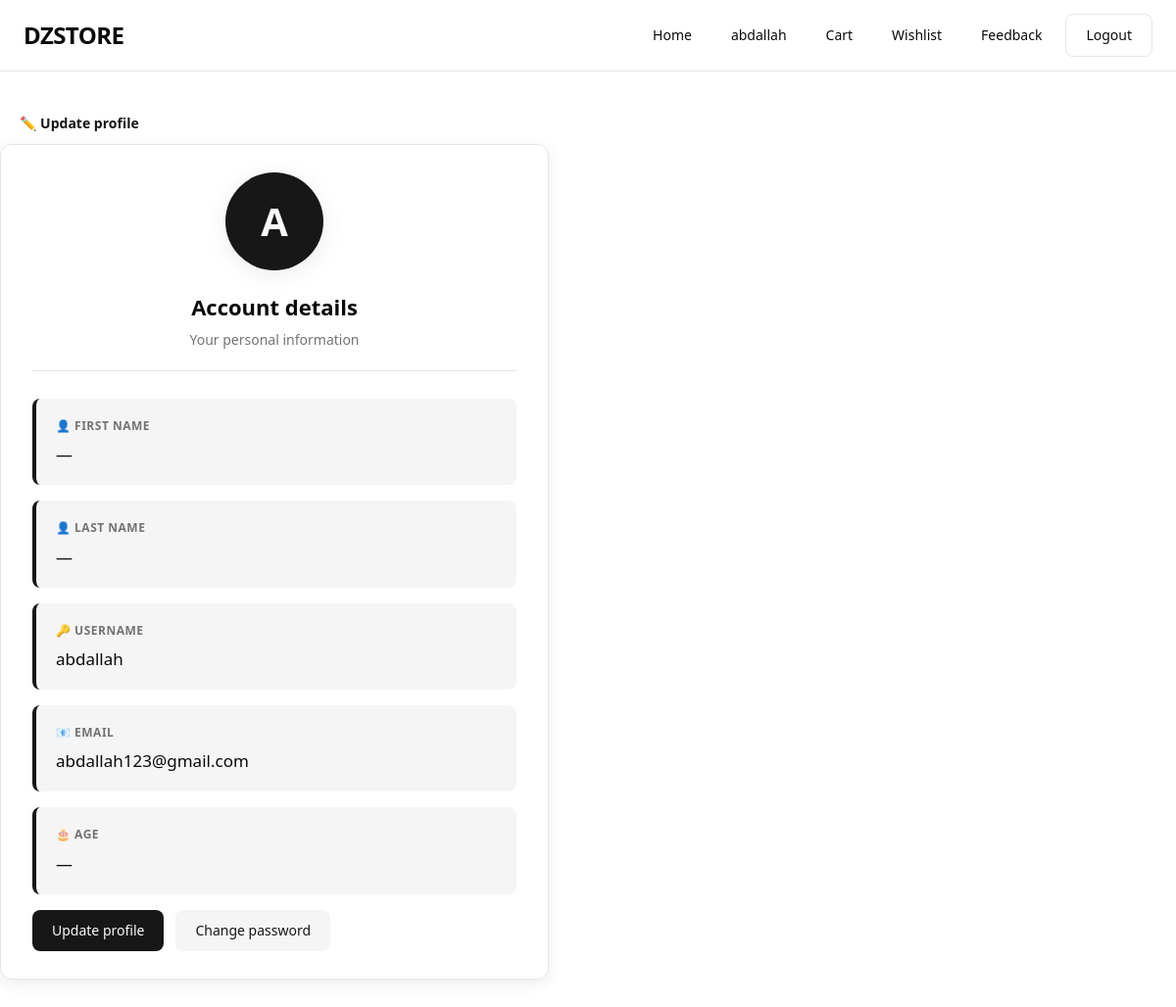
Screenshot of /profile/ (signed in) with the database file from the repository.
### accounts/models.py (models this page shows, shortened)
class Client(AbstractUser):
    email = models.EmailField(unique=True)
    age = models.PositiveIntegerField(
        validators=[MinValueValidator(18)],
        null=True,
        blank=False,
    )

### accounts/views.py (the view)
# urls.py: path('profile/', profile_view, name='profile_client'),
@login_required
def profile_view(request):
    if _is_seller(request.user):
        messages.error(request, "This profile page is for clients only.")
        return redirect("seller_profile")
    return render(request, "accounts/profileclient.html")

### accounts/context_processors.py (called while the page is built)
def seller_notifications(request):
    if not request.user.is_authenticated:
        return {"seller_unread_notifications": 0}
    if not Seller.objects.filter(user=request.user).exists():
        return {"seller_unread_notifications": 0}
    seller = Seller.objects.get(user=request.user)
    count = Notification.objects.filter(seller=seller, is_read=False).count()
    return {"seller_unread_notifications": count}

### accounts/views.py (called while the page is built)
def _is_seller(user):
    if user is None or not user.is_authenticated:
        return False
    return Seller.objects.filter(user=user).exists()

### accounts/templates/accounts/profileclient.html (shortened to what this page needs)
{% extends "accounts/base_client.html" %}
{% block header_actions %}
    <a href="{% url 'client_update_profile' %}" class="btn btn-ghost">✏️ Update profile</a>
{% endblock %}
{% block content_inner %}
    <div class="card" style="max-width: 560px;">
        <div class="card-header">
            <div class="profile-avatar">{{ user.username|first|upper }}</div>
            <h2>Account details</h2>
            <p class="card-subtitle">Your personal information</p>
        </div>
        <div class="info-group">
            <div class="label">👤 First name</div>
            <div class="value">{{ user.first_name|default:"—" }}</div>
        </div>
        <div class="info-group">
            <div class="label">👤 Last name</div>
            <div class="value">{{ user.last_name|default:"—" }}</div>
        </div>
        <div class="info-group">
            <div class="label">🔑 Username</div>
            <div class="value">{{ user.username }}</div>
        </div>
        <div class="info-group">
            <div class="label">📧 Email</div>
            <div class="value">{{ user.email }}</div>
        </div>
        <div class="info-group">
            <div class="label">🎂 Age</div>
            <div class="value">{{ user.age|default:"—" }}</div>
        </div>
        <div class="form-actions" style="margin-top: 1rem; gap: 0.75rem;">
            <a href="{% url 'client_update_profile' %}" class="btn btn-primary">Update profile</a>
            <a href="{% url 'client_password_change' %}" class="btn btn-secondary">Change password</a>
        </div>
    </div>
{% endblock %}

### accounts/templates/accounts/base_client.html (shortened to what this page needs)
{% extends "accounts/base.html" %}
{% block nav %}
<nav class="nav">
    <a href="{% url 'home_client' %}" class="nav-link">Home</a>
    <a href="{% url 'profile_client' %}" class="nav-link">{{ user.username }}</a>
    <a href="{% url 'cart' %}" class="nav-link">Cart</a>
    <a href="{% url 'wishlist' %}" class="nav-link">Wishlist</a>
    <a href="{% url 'feedback' %}" class="nav-link">Feedback</a>
    <a href="{% url 'logout' %}" class="btn btn-outline">Logout</a>
</nav>
{% endblock %}
{% block content %}
<div class="container main-content">
    {% block header_actions %}{% endblock %}
    {% block content_inner %}{% endblock %}
</div>
{% endblock %}

### accounts/static/accounts/css/base.css (style rules this page uses)
*, *::before, *::after { box-sizing: border-box; margin: 0; padding: 0; }
:root { --background: #ffffff; --foreground: #0a0a0a; --card: #ffffff; --card-foreground: #0a0a0a; --muted: #f5f5f5; --muted-foreground: #737373; --border: #e5e5e5; --primary: #171717; --primary-foreground: #fafafa; --secondary: #f5f5f5; --secondary-foreground: #171717; --radius: 8px; --radius-sm: 8px; --radius-md: 8px; --radius-lg: 12px; --shadow-sm: 0 2px 8px rgba(0,0,0,0.06); --shadow: 0 4px 24px rgba(0,0,0,0.08); --shadow-md: 0 4px 16px rgba(0,0,0,0.08); --shadow-lg: 0 12px 48px rgba(0,0,0,0.12); --transition: 0.2s; --focus-ring: rgba(23, 23, 23, 0.2); --danger: #b91c1c; --danger-bg: #fef2f2; --success-bg: #dcfce7; --success-text: #166534; --warning-bg: #fef3c7; --warning-text: #92400e; }
body { font-family: system-ui, -apple-system, BlinkMacSystemFont, 'Segoe UI', Roboto, sans-serif; background-color: var(--background); color: var(--foreground); line-height: 1.6; min-height: 100vh; }
a { color: inherit; text-decoration: none; }
.container { max-width: 1200px; margin: 0 auto; padding: 0 24px; }
.nav { display: flex; align-items: center; gap: 8px; }
.nav-link { padding: 10px 16px; font-size: 0.875rem; font-weight: 500; border-radius: 8px; transition: background-color 0.2s; }
.btn { display: inline-flex; align-items: center; justify-content: center; padding: 10px 20px; font-size: 0.875rem; font-weight: 500; border-radius: var(--radius); border: none; cursor: pointer; transition: all 0.2s; text-decoration: none; font-family: inherit; }
.btn-primary { background-color: var(--primary); color: var(--primary-foreground); }
.btn-secondary { background-color: var(--secondary); color: var(--secondary-foreground); }
.btn-outline { background-color: transparent; border: 1px solid var(--border); color: var(--foreground); }
.btn-ghost { background: transparent; color: var(--primary); font-weight: 600; }
.main-content { flex: 1; padding: 32px 0; }
.card { background: var(--card); border-radius: var(--radius-lg); box-shadow: var(--shadow-md); padding: 28px 32px; border: 1px solid var(--border); }
.card-header { text-align: center; margin-bottom: 28px; padding-bottom: 20px; border-bottom: 1px solid var(--border); }
.card-header h2 { font-size: 22px; color: var(--foreground); margin-bottom: 4px; }
.card-subtitle { font-size: 14px; color: var(--muted-foreground); }
.form-actions { display: flex; gap: 12px; flex-wrap: wrap; margin-top: 24px; }
.info-group { margin-bottom: 16px; padding: 18px 20px; border-radius: var(--radius-md); background: var(--muted); border-left: 4px solid var(--primary); }
.info-group .label { font-size: 12px; font-weight: 600; color: var(--muted-foreground); text-transform: uppercase; letter-spacing: 0.5px; margin-bottom: 6px; }
.info-group .value { font-size: 17px; font-weight: 500; color: var(--foreground); }
.profile-avatar { width: 100px; height: 100px; background: var(--primary); border-radius: 50%; display: flex; align-items: center; justify-content: center; font-size: 40px; font-weight: 700; color: var(--primary-foreground); margin: 0 auto 20px; box-shadow: var(--shadow); }

### rows the page displays
Client: username "abdallah", username|first "A", first_name "—", last_name "—", email "abdallah123@gmail.com", age "—"
